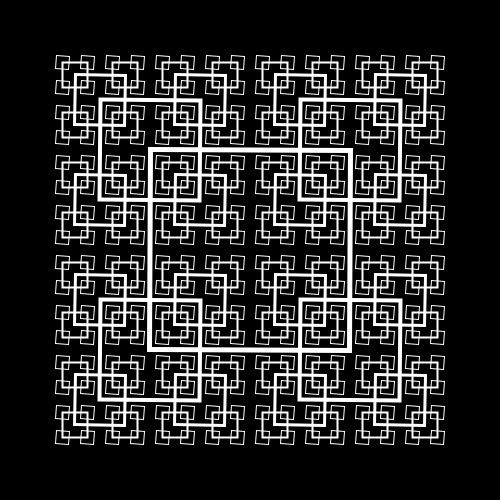
Frame 1 (no input)
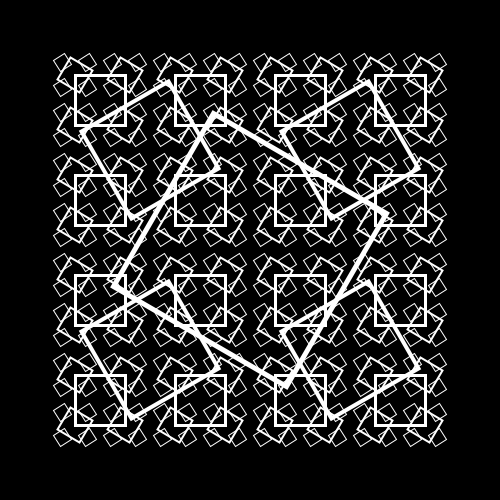
Frame 60 (the mouse pressed at the canvas centre just before this capture)
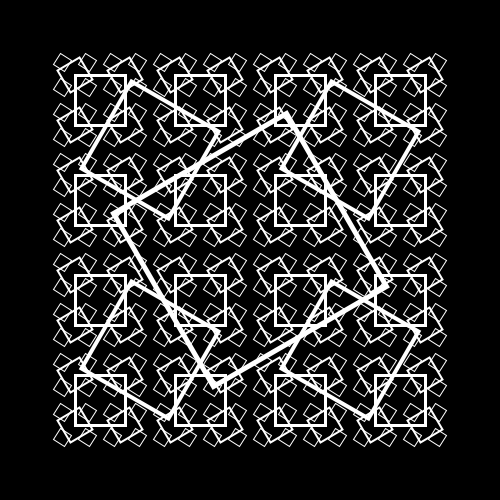
Frame 120 (the mouse held since frame 60 and released just before this capture)

The Processing sketch that drew these frames (run headless with seeded random() and noise(); from frame 60 on, the mouse is pressed at the canvas centre):

// Processing sketch: rec_rect
// ── rec_rect.pde
int depth_limit = 5;
void setup(){
  size(500,500);
  noFill();
  stroke(255);
  rectMode(CENTER);
  colorMode(HSB,360,255,255);
}

void draw(){
  background(0);
  rec(new PVector(width/2,height/2), 200.0, 0);
}

void rec(PVector pos, float sz, int depth){
  if(depth==depth_limit)return;
  //stroke(map(depth, 0, depth_limit-1, 0,360), 50, 255);
  strokeWeight(map(depth, 0, depth_limit-1, 5, 1));
  float rad = frameCount * PI/60.0 * float(depth+1)/(depth_limit+1);
  translate(pos.x, pos.y);
  rotate(rad);
  rect(0, 0, sz, sz);
  resetMatrix();
  rec(new PVector(pos.x-sz/2, pos.y-sz/2), sz/2, depth+1);
  rec(new PVector(pos.x-sz/2, pos.y+sz/2), sz/2, depth+1);
  rec(new PVector(pos.x+sz/2, pos.y-sz/2), sz/2, depth+1);
  rec(new PVector(pos.x+sz/2, pos.y+sz/2), sz/2, depth+1);
  return;
}
